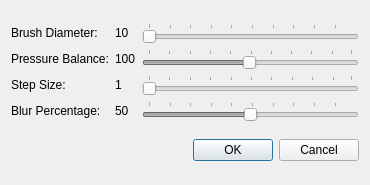
<ui version="4.0" >
 <class>BrushOptionsDialog</class>
 <widget class="QDialog" name="BrushOptionsDialog" >
  <property name="geometry" >
   <rect>
    <x>0</x>
    <y>0</y>
    <width>370</width>
    <height>185</height>
   </rect>
  </property>
  <property name="windowTitle" >
   <string>Dialog</string>
  </property>
  <layout class="QVBoxLayout" >
   <item>
    <layout class="QGridLayout" >
     <item row="0" column="0" >
      <widget class="QLabel" name="label" >
       <property name="text" >
        <string>Brush Diameter:</string>
       </property>
      </widget>
     </item>
     <item row="1" column="0" >
      <widget class="QLabel" name="label_2" >
       <property name="text" >
        <string>Pressure Balance:</string>
       </property>
      </widget>
     </item>
     <item row="1" column="2" >
      <widget class="QSlider" name="pressurebalance" >
       <property name="enabled" >
        <bool>false</bool>
       </property>
       <property name="minimum" >
        <number>1</number>
       </property>
       <property name="maximum" >
        <number>200</number>
       </property>
       <property name="value" >
        <number>100</number>
       </property>
       <property name="orientation" >
        <enum>Qt::Horizontal</enum>
       </property>
       <property name="tickPosition" >
        <enum>QSlider::TicksAbove</enum>
       </property>
       <property name="tickInterval" >
        <number>20</number>
       </property>
      </widget>
     </item>
     <item row="2" column="0" >
      <widget class="QLabel" name="label_3" >
       <property name="text" >
        <string>Step Size:</string>
       </property>
      </widget>
     </item>
     <item row="3" column="0" >
      <widget class="QLabel" name="label_4" >
       <property name="text" >
        <string>Blur Percentage:</string>
       </property>
      </widget>
     </item>
     <item row="3" column="2" >
      <widget class="QSlider" name="blurslider" >
       <property name="enabled" >
        <bool>false</bool>
       </property>
       <property name="minimum" >
        <number>1</number>
       </property>
       <property name="maximum" >
        <number>99</number>
       </property>
       <property name="value" >
        <number>50</number>
       </property>
       <property name="orientation" >
        <enum>Qt::Horizontal</enum>
       </property>
       <property name="tickPosition" >
        <enum>QSlider::TicksAbove</enum>
       </property>
      </widget>
     </item>
     <item row="2" column="2" >
      <widget class="QSlider" name="stepsize" >
       <property name="orientation" >
        <enum>Qt::Horizontal</enum>
       </property>
       <property name="tickPosition" >
        <enum>QSlider::TicksAbove</enum>
       </property>
      </widget>
     </item>
     <item row="0" column="2" >
      <widget class="QSlider" name="brushdiameter" >
       <property name="minimum" >
        <number>1</number>
       </property>
       <property name="singleStep" >
        <number>2</number>
       </property>
       <property name="orientation" >
        <enum>Qt::Horizontal</enum>
       </property>
       <property name="tickPosition" >
        <enum>QSlider::TicksAbove</enum>
       </property>
      </widget>
     </item>
     <item row="0" column="1" >
      <widget class="QLabel" name="brushradiusdisplay" >
       <property name="text" >
        <string>10</string>
       </property>
      </widget>
     </item>
     <item row="1" column="1" >
      <widget class="QLabel" name="pressurebalancedisplay" >
       <property name="text" >
        <string>100</string>
       </property>
      </widget>
     </item>
     <item row="2" column="1" >
      <widget class="QLabel" name="stepsizedisplay" >
       <property name="text" >
        <string>1</string>
       </property>
      </widget>
     </item>
     <item row="3" column="1" >
      <widget class="QLabel" name="blurdisplay" >
       <property name="text" >
        <string>50</string>
       </property>
      </widget>
     </item>
    </layout>
   </item>
   <item>
    <widget class="QDialogButtonBox" name="buttonBox" >
     <property name="orientation" >
      <enum>Qt::Horizontal</enum>
     </property>
     <property name="standardButtons" >
      <set>QDialogButtonBox::Cancel|QDialogButtonBox::NoButton|QDialogButtonBox::Ok</set>
     </property>
    </widget>
   </item>
  </layout>
 </widget>
 <resources/>
 <connections>
  <connection>
   <sender>buttonBox</sender>
   <signal>accepted()</signal>
   <receiver>BrushOptionsDialog</receiver>
   <slot>accept()</slot>
   <hints>
    <hint type="sourcelabel" >
     <x>248</x>
     <y>254</y>
    </hint>
    <hint type="destinationlabel" >
     <x>157</x>
     <y>274</y>
    </hint>
   </hints>
  </connection>
  <connection>
   <sender>buttonBox</sender>
   <signal>rejected()</signal>
   <receiver>BrushOptionsDialog</receiver>
   <slot>reject()</slot>
   <hints>
    <hint type="sourcelabel" >
     <x>316</x>
     <y>260</y>
    </hint>
    <hint type="destinationlabel" >
     <x>286</x>
     <y>274</y>
    </hint>
   </hints>
  </connection>
  <connection>
   <sender>brushdiameter</sender>
   <signal>valueChanged(int)</signal>
   <receiver>brushradiusdisplay</receiver>
   <slot>setNum(int)</slot>
   <hints>
    <hint type="sourcelabel" >
     <x>248</x>
     <y>19</y>
    </hint>
    <hint type="destinationlabel" >
     <x>125</x>
     <y>19</y>
    </hint>
   </hints>
  </connection>
  <connection>
   <sender>pressurebalance</sender>
   <signal>valueChanged(int)</signal>
   <receiver>pressurebalancedisplay</receiver>
   <slot>setNum(int)</slot>
   <hints>
    <hint type="sourcelabel" >
     <x>248</x>
     <y>47</y>
    </hint>
    <hint type="destinationlabel" >
     <x>125</x>
     <y>47</y>
    </hint>
   </hints>
  </connection>
  <connection>
   <sender>blurslider</sender>
   <signal>valueChanged(int)</signal>
   <receiver>blurdisplay</receiver>
   <slot>setNum(int)</slot>
   <hints>
    <hint type="sourcelabel" >
     <x>248</x>
     <y>102</y>
    </hint>
    <hint type="destinationlabel" >
     <x>125</x>
     <y>102</y>
    </hint>
   </hints>
  </connection>
  <connection>
   <sender>stepsize</sender>
   <signal>valueChanged(int)</signal>
   <receiver>stepsizedisplay</receiver>
   <slot>setNum(int)</slot>
   <hints>
    <hint type="sourcelabel" >
     <x>248</x>
     <y>74</y>
    </hint>
    <hint type="destinationlabel" >
     <x>125</x>
     <y>74</y>
    </hint>
   </hints>
  </connection>
 </connections>
</ui>
